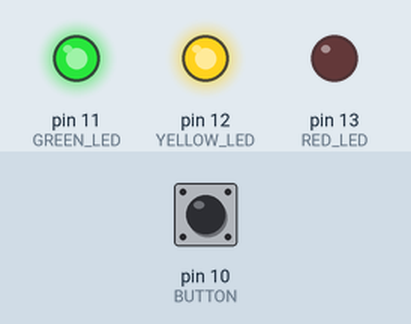
A sketch run on a simulated Arduino Uno, built with avr-gcc and run on an emulated ATmega328P. Parts: output pins drawn as LEDs (lit = HIGH). Inputs (shaded band) come from the test bench; at power-on: pin 10 (BUTTON) HIGH.

Above: at 1.2 s.
1.3 s: pin 10 (BUTTON) pulled LOW for 0.15 s
At 1.9 s:
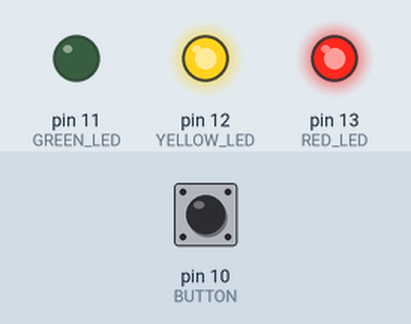
4.4 s: pin 10 (BUTTON) pulled LOW for 3.2 s
At 6.1 s:
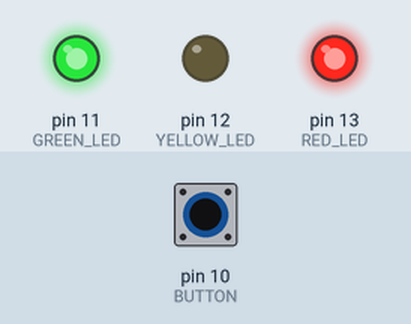
10.6 s: pin 10 (BUTTON) pulled LOW for 1 s
At 11.9 s:
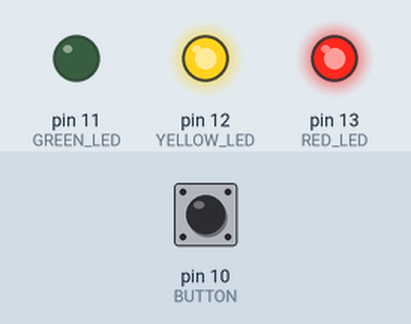
Timing chart, 0 to 17.8 s (numbered marks = the images above; inputs shaded):
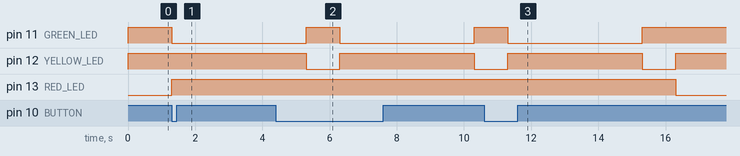

Measured:
- after the input at 1.3 s, pin 11 (GREEN_LED): HIGH → LOW at once; pin 13 (RED_LED): LOW → HIGH at once
- after the input at 4.4 s, pin 13 (RED_LED): stays HIGH (without the input it goes to LOW after 1.9 s)
- after the input at 10.6 s, pin 11 (GREEN_LED): HIGH → LOW after 0.70 s, → HIGH 4.0 s later; pin 13 (RED_LED): HIGH → LOW after 5.7 s instead of 0.70 s

The sketch:

TrafficLight.ino
```cpp
//Assign pins
const int RED_LED = 13;
const int GREEN_LED = 11;
const int YELLOW_LED= 12;
const int BUTTON = 10;
bool _buttonState = false;

void setup() {
  //assign pin modes
  pinMode(RED_LED, OUTPUT);
  pinMode(GREEN_LED, OUTPUT);
  pinMode(YELLOW_LED, OUTPUT);
  pinMode(BUTTON, INPUT_PULLUP);

  //set initial LED states
  digitalWrite(GREEN_LED,HIGH);
  digitalWrite(YELLOW_LED,HIGH);
}

void loop() {
  _buttonState = digitalRead(BUTTON); // Read the state of the button
 if (_buttonState == LOW) {
  digitalWrite (RED_LED,HIGH);    //Making the light to switch from red to green for 4 seconds then to yellow 1 second then back to red until the button is pressed again
  digitalWrite (GREEN_LED, LOW);
  delay (4000);
  digitalWrite (GREEN_LED, HIGH);
  digitalWrite (YELLOW_LED, LOW);
  delay (1000);
  digitalWrite (YELLOW_LED, HIGH);
  digitalWrite (RED_LED, LOW);
 }
}
```
